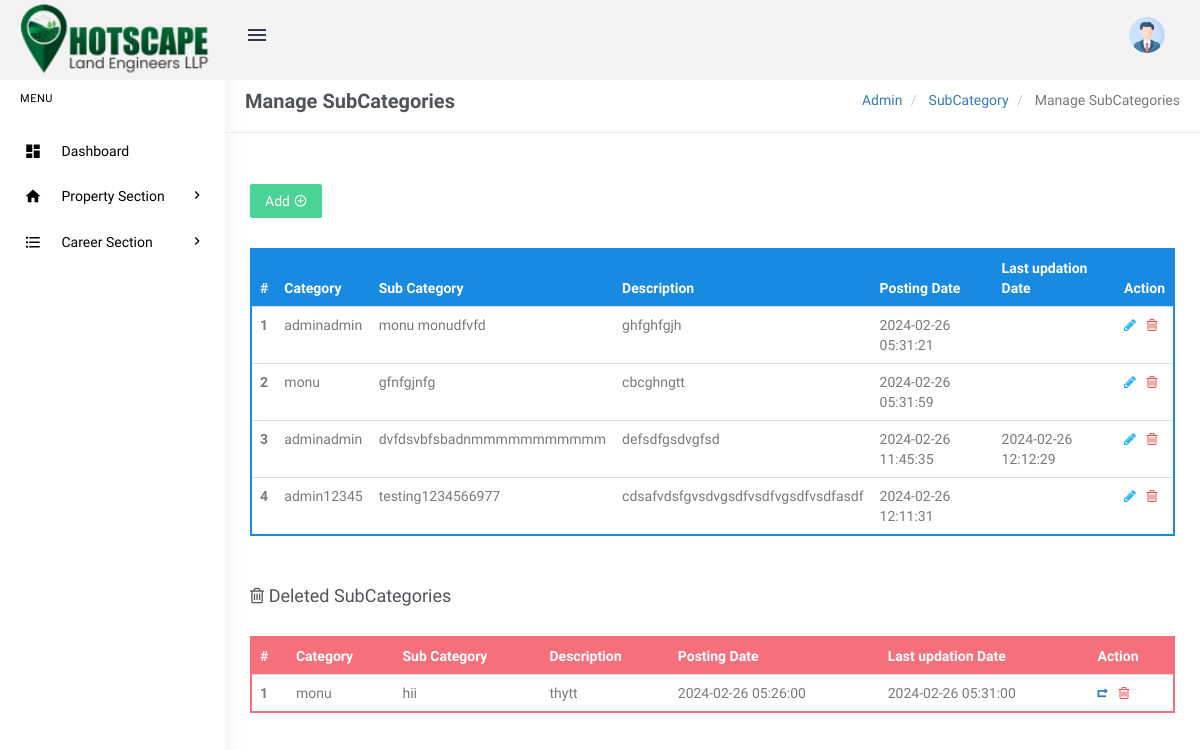
The page /admin/manage-subcategories.php (signed in) on the database its author committed.
### tables this page shows
CREATE TABLE `tblsubcategory` (
  `SubCategoryId` int(11) NOT NULL,
  `CategoryId` int(11) DEFAULT NULL,
  `Subcategory` varchar(255) DEFAULT NULL,
  `SubCatDescription` mediumtext DEFAULT NULL,
  `PostingDate` timestamp NOT NULL DEFAULT current_timestamp(),
  `UpdationDate` timestamp NULL DEFAULT NULL ON UPDATE current_timestamp(),
  `Is_Active` int(1) DEFAULT NULL
);

CREATE TABLE `tblcategory` (
  `id` int(11) NOT NULL,
  `CategoryName` varchar(200) DEFAULT NULL,
  `Description` mediumtext DEFAULT NULL,
  `PostingDate` timestamp NULL DEFAULT current_timestamp(),
  `UpdationDate` timestamp NULL DEFAULT NULL ON UPDATE current_timestamp(),
  `Is_Active` int(1) DEFAULT NULL
);

### admin/manage-subcategories.php (the view, shortened to what this page needs)
<?php
include('includes/config.php');
if(strlen($_SESSION['login'])==0)
  {
header('location:index.php');
}
else{
?>
<!DOCTYPE html>
<html lang="en">
    <head>
        <link href="assets/css/bootstrap.min.css" rel="stylesheet" type="text/css" />
        <link href="assets/css/core.css" rel="stylesheet" type="text/css" />
        <link href="assets/css/components.css" rel="stylesheet" type="text/css" />
        <link href="assets/css/icons.css" rel="stylesheet" type="text/css" />
        <link href="assets/css/pages.css" rel="stylesheet" type="text/css" />
        <link href="assets/css/menu.css" rel="stylesheet" type="text/css" />
        <link href="assets/css/responsive.css" rel="stylesheet" type="text/css" />
		<link rel="stylesheet" href="../plugins/switchery/switchery.min.css">
    </head>
    <body class="fixed-left">
        <div id="wrapper">
<?php include('includes/topheader.php');?>
<?php include('includes/leftsidebar.php');?>
            <div class="content-page">
                <div class="content">
                    <div class="container">
                        <div class="row">
							<div class="col-xs-12">
								<div class="page-title-box">
                                    <h4 class="page-title">Manage SubCategories</h4>
                                    <ol class="breadcrumb p-0 m-0">
                                        <li>
                                            <a href="#">Admin</a>
                                        </li>
                                        <li>
                                            <a href="#">SubCategory </a>
                                        </li>
                                        <li class="active">
                                           Manage SubCategories
                                        </li>
                                    </ol>
                                    <div class="clearfix"></div>
                                </div>
							</div>
						</div>
<div class="row">
<div class="col-sm-6">
</div>
                                    <div class="row">
										<div class="col-md-12">
											<div class="demo-box m-t-20">
<div class="m-b-30">
<a href="add-subcategory.php">
<button id="addToTable" class="btn btn-success waves-effect waves-light">Add <i class="mdi mdi-plus-circle-outline" ></i></button>
</a>
 </div>
												<div class="table-responsive">
                                                    <table class="table m-0 table-colored-bordered table-bordered-primary">
                                                        <thead>
                                                            <tr>
                                                                <th>#</th>
                                                                <th> Category</th>
                                                                <th>Sub Category</th>
                                                                <th>Description</th>
                                                                <th>Posting Date</th>
                                                                  <th>Last updation Date</th>
                                                                <th>Action</th>
                                                            </tr>
                                                        </thead>
                                                        <tbody>
<?php
$query=mysqli_query($con,"Select tblcategory.CategoryName as catname,tblsubcategory.Subcategory as subcatname,tblsubcategory.SubCatDescription as SubCatDescription,tblsubcategory.PostingDate as subcatpostingdate,tblsubcategory.UpdationDate as subcatupdationdate,tblsubcategory.SubCategoryId as subcatid from tblsubcategory join tblcategory on tblsubcategory.CategoryId=tblcategory.id where tblsubcategory.Is_Active=1");
$cnt=1;
$rowcount=mysqli_num_rows($query);
if($rowcount==0)
{
?>
<tr>
<td colspan="7" align="center"><h3 style="color:red">No record found</h3></td>
<tr>
<?php
} else {
while($row=mysqli_fetch_array($query))
{
?>
 <tr>
<th scope="row"><?php echo htmlentities($cnt);?></th>
<td><?php echo htmlentities($row['catname']);?></td>
<td><?php echo htmlentities($row['subcatname']);?></td>
<td><?php echo htmlentities($row['SubCatDescription']);?></td>
<td><?php echo htmlentities($row['subcatpostingdate']);?></td>
<td><?php echo htmlentities($row['subcatupdationdate']);?></td>
<td><a href="edit-subcategory.php?scid=<?php echo htmlentities($row['subcatid']);?>"><i class="fa fa-pencil" style="color: #29b6f6;"></i></a>
	&nbsp;<a href="manage-subcategories.php?scid=<?php echo htmlentities($row['subcatid']);?>&&action=del"> <i class="fa fa-trash-o" style="color: #f05050"></i></a> </td>
</tr>
<?php
$cnt++;
 }} ?>
</tbody>
                                                    </table>
                                                </div>
											</div>
										</div>
									</div>
<div class="row">
<div class="col-md-12">
<div class="demo-box m-t-20">
<div class="m-b-30">
 <h4><i class="fa fa-trash-o" ></i> Deleted SubCategories</h4>
 </div>
<div class="table-responsive">
   <table class="table m-0 table-colored-bordered table-bordered-danger">
                                                        <thead>
                                                            <tr>
                                                                <th>#</th>
                                                                <th> Category</th>
                                                                <th>Sub Category</th>
                                                                <th>Description</th>
                                                                <th>Posting Date</th>
                                                                  <th>Last updation Date</th>
                                                                <th>Action</th>
                                                            </tr>
                                                        </thead>
                                                        <tbody>
<?php
$query=mysqli_query($con,"Select tblcategory.CategoryName as catname,tblsubcategory.Subcategory as subcatname,tblsubcategory.SubCatDescription as SubCatDescription,tblsubcategory.PostingDate as subcatpostingdate,tblsubcategory.UpdationDate as subcatupdationdate,tblsubcategory.SubCategoryId as subcatid from tblsubcategory join tblcategory on tblsubcategory.CategoryId=tblcategory.id where tblsubcategory.Is_Active=0");
$cnt=1;
$rowcount=mysqli_num_rows($query);
if($rowcount==0)
{
?>
<tr>
<td colspan="7" align="center"><h3 style="color:red">No record found</h3></td>
<tr>
<?php
} else {
while($row=mysqli_fetch_array($query))
{
?>
 <tr>
<th scope="row"><?php echo htmlentities($cnt);?></th>
<td><?php echo htmlentities($row['catname']);?></td>
<td><?php echo htmlentities($row['subcatname']);?></td>
<td><?php echo htmlentities($row['SubCatDescription']);?></td>
<td><?php echo htmlentities($row['subcatpostingdate']);?></td>
<td><?php echo htmlentities($row['subcatupdationdate']);?></td>
<td><a href="manage-subcategories.php?resid=<?php echo htmlentities($row['subcatid']);?>"><i class="ion-arrow-return-right" title="Restore this SubCategory"></i></a>
    &nbsp;<a href="manage-subcategories.php?scid=<?php echo htmlentities($row['subcatid']);?>&&action=perdel"> <i class="fa fa-trash-o" style="color: #f05050"></i></a> </td>
</tr>
<?php
$cnt++;
 } }?>
</tbody>
                                                    </table>
                                                </div>
											</div>
										</div>
									</div>
                    </div>
                </div>
            </div>
        </div>
    </body>
</html>
<?php } ?>

### admin/assets/css/core.css (style rules this page uses)
body { font-family: 'Varela Round', sans-serif; margin: 0; overflow-x: hidden; color: #797979; }
html { position: relative; min-height: 100%; }
.h1, .h2, .h3, .h4, .h5, .h6, h1, h2, h3, h4, h5, h6 { color: #505458; font-family: 'Hind Madurai', sans-serif; margin: 10px 0; }
* { outline: none !important; }
.container { width: auto; }
.p-0 { padding: 0 !important; }
.m-0 { margin: 0 !important; }
.m-t-20 { margin-top: 20px !important; }
.m-b-30 { margin-bottom: 30px !important; }
.row { margin-right: -10px; margin-left: -10px; }
.col-lg-1, .col-lg-10, .col-lg-11, .col-lg-12, .col-lg-2, .col-lg-3, .col-lg-4, .col-lg-5, .col-lg-6, .col-lg-7, .col-lg-8, .col-lg-9, .col-md-1, .col-md-10, .col-md-11, .col-md-12, .col-md-2, .col-md-3, .col-md-4, .col-md-5, .col-md-6, .col-md-7, .col-md-8, .col-md-9, .col-sm-1, .col-sm-10, .col-sm-11, .col-sm-12, .col-sm-2, .col-sm-3, .col-sm-4, .col-sm-5, .col-sm-6, .col-sm-7, .col-sm-8, .col-sm-9, .col-xs-1, .col-xs-10, .col-xs-11, .col-xs-12, .col-xs-2, .col-xs-3, .col-xs-4, .col-xs-5, .col-xs-6, .col-xs-7, .col-xs-8, .col-xs-9 { padding-left: 10px; padding-right: 10px; }
.breadcrumb { background-color: transparent; margin-bottom: 15px; padding-top: 10px; padding-left: 0; }
.waves-effect { position: relative; cursor: pointer; display: inline-block; overflow: hidden; -webkit-user-select: none; -moz-user-select: none; -ms-user-select: none; user-select: none; -webkit-tap-highlight-color: transparent; vertical-align: middle; z-index: 1; will-change: opacity, transform; -webkit-transition: all 0.3s ease-out; -moz-transition: all 0.3s ease-out; -o-transition: all 0.3s ease-out; -ms-transition: all 0.3s ease-out; transition: all 0.3s ease-out; }
.demo-box { padding: 10px 15px; }

### admin/assets/css/menu.css (style rules this page uses)
.content-page { margin-left: 225px; overflow: hidden; }
.content-page .content { padding: 0 5px 10px 5px; margin-top: 70px; }
.page-title { font-size: 20px; margin-bottom: 0; margin-top: 0; font-weight: 600; }
.page-title-box { padding: 20px; border-bottom: 1px solid #eee; margin: 0 -20px 20px -20px; }
.page-title-box .page-title { margin-bottom: 0; float: left; }
.page-title-box .breadcrumb { float: right; background-color: transparent !important; }

### rows shown on the page
tblsubcategory: CategoryId.CategoryName "adminadmin", Subcategory "monu monudfvfd", SubCatDescription "ghfghfgjh", PostingDate "2024-02-26 05:31:21"
tblsubcategory: CategoryId.CategoryName "monu", Subcategory "gfnfgjnfg", SubCatDescription "cbcghngtt", PostingDate "2024-02-26 05:31:59"
tblsubcategory: CategoryId.CategoryName "adminadmin", Subcategory "dvfdsvbfsbadnmmmmmmmmmmm", SubCatDescription "defsdfgsdvgfsd", PostingDate "2024-02-26 11:45:35", UpdationDate "2024-02-26 12:12:29"
tblsubcategory: CategoryId.CategoryName "admin12345", Subcategory "testing1234566977", SubCatDescription "cdsafvdsfgvsdvgsdfvsdfvgsdfvsdfasdf", PostingDate "2024-02-26 12:11:31"
tblsubcategory: CategoryId.CategoryName "monu", Subcategory "hii", SubCatDescription "thytt", PostingDate "2024-02-26 05:26:00", UpdationDate "2024-02-26 05:31:00"
